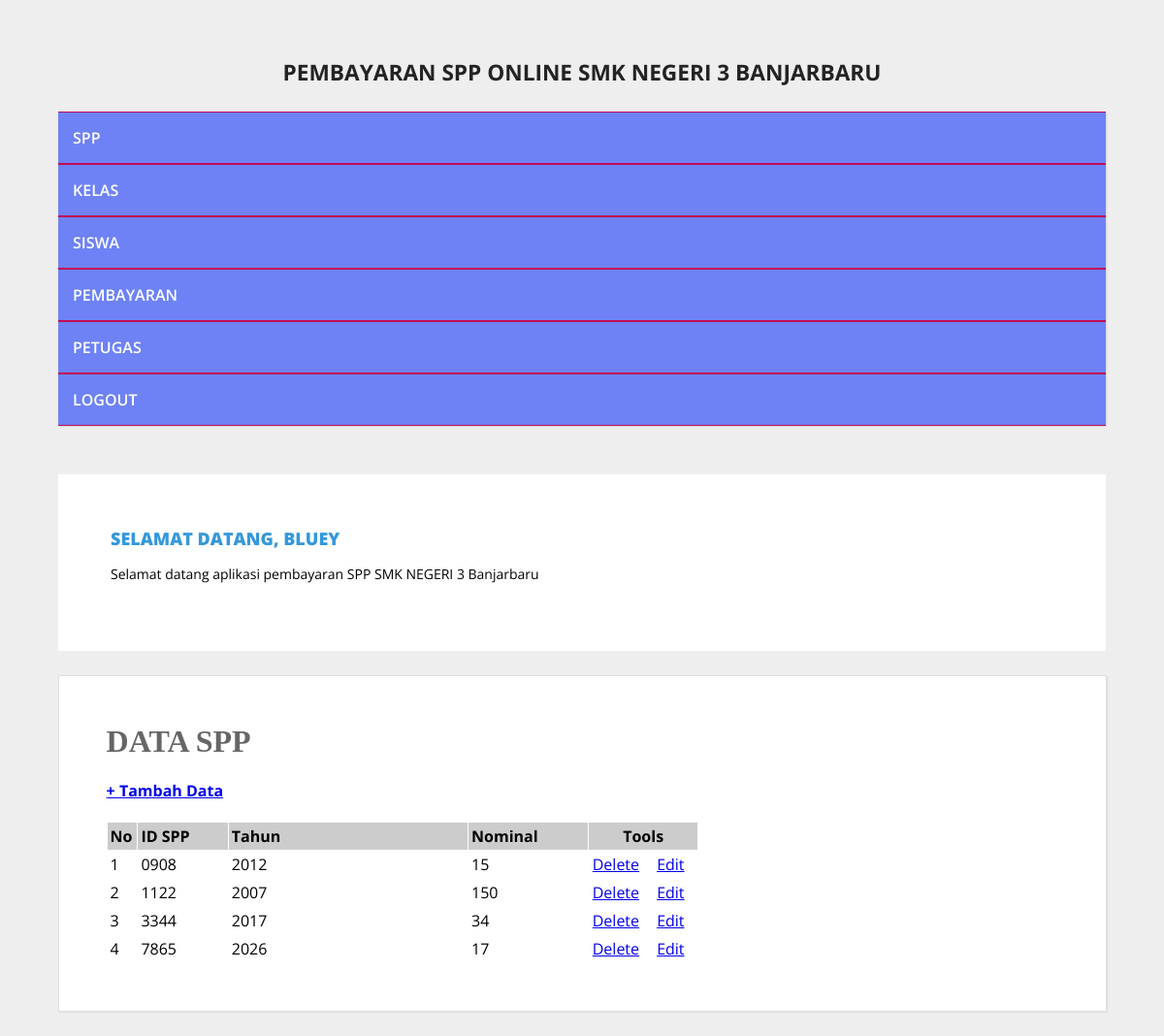
The page /admin/halaman_admin.php?open=data_spp (signed in) on the database its author committed.
### tables this page shows
CREATE TABLE `spp` (
  `id_spp` varchar(5) NOT NULL,
  `tahun` int(4) NOT NULL,
  `nominal` int(10) NOT NULL
);

### admin/data_spp.php (the view)
<?php
include_once "../src/koneksi.php";
?>
<h1><b>DATA SPP</b></h1>
<h4>
    <a href="?open=tambah_spp">+ Tambah Data</a>
</h4>
<table cellspacing="1" cellpadding="3">
    <tr>
        <td width="5%" bgcolor="#CCCCCC">
            <b>No</b>
        </td>
        <td width="15%" bgcolor="#CCCCCC">
            <b>ID SPP</b>
        </td>
        <td width="40%" bgcolor="#CCCCCC">
            <b>Tahun</b>
        </td>
        <td width="20%" bgcolor="#CCCCCC">
            <b>Nominal</b>
        </td>
        <td colspan="2" align="center" bgcolor="#CCCCCC">
            <b>Tools</b>
        </td>
    </tr>
    <?php
    $sql = mysqli_query(
        $koneksi,
        "SELECT * FROM spp ORDER BY id_spp ASC"
    );
    $nomor = 0;
    while ($data = mysqli_fetch_array($sql)) {
        $nomor++;
    ?>
    <tr>
        <td>
            <?php echo $nomor; ?>
        </td>
        <td>
            <?php echo $data['id_spp']; ?>
        </td>
        <td>
            <?php echo $data['tahun']; ?>
        </td>
        <td>
            <?php echo $data['nominal']; ?>
        </td>
        <td width="9%" align="center">
            <a href="?open=hapus_spp&id_spp=<?php echo $data['id_spp']; ?>"
               target="_self"
               onclick="return confirm('YAKIN INGIN MENGHAPUS DATA SPP INI ... ?')">
                Delete
            </a>
        </td>
        <td width="9%" align="center">
            <a href="?open=edit_spp&id_spp=<?php echo $data['id_spp']; ?>"
               target="_self">
                Edit
            </a>
        </td>
    </tr>
    <?php } ?>
</table>

### src/style.css (style rules this page uses)
body { background: #eeeeee; margin:0; font-family: 'Open Sans', sans-serif; }
.conteudo h1 { padding: 0; margin: 0 0 15px; font-weight: normal; color: #666; font-family: Georgia; }

### rows shown on the page
spp: id_spp "0908", tahun "2012", nominal "15"
spp: id_spp "1122", tahun "2007", nominal "150"
spp: id_spp "3344", tahun "2017", nominal "34"
spp: id_spp "7865", tahun "2026", nominal "17"

### other values the page prints
$_SESSION['username'] "BLUEY"
